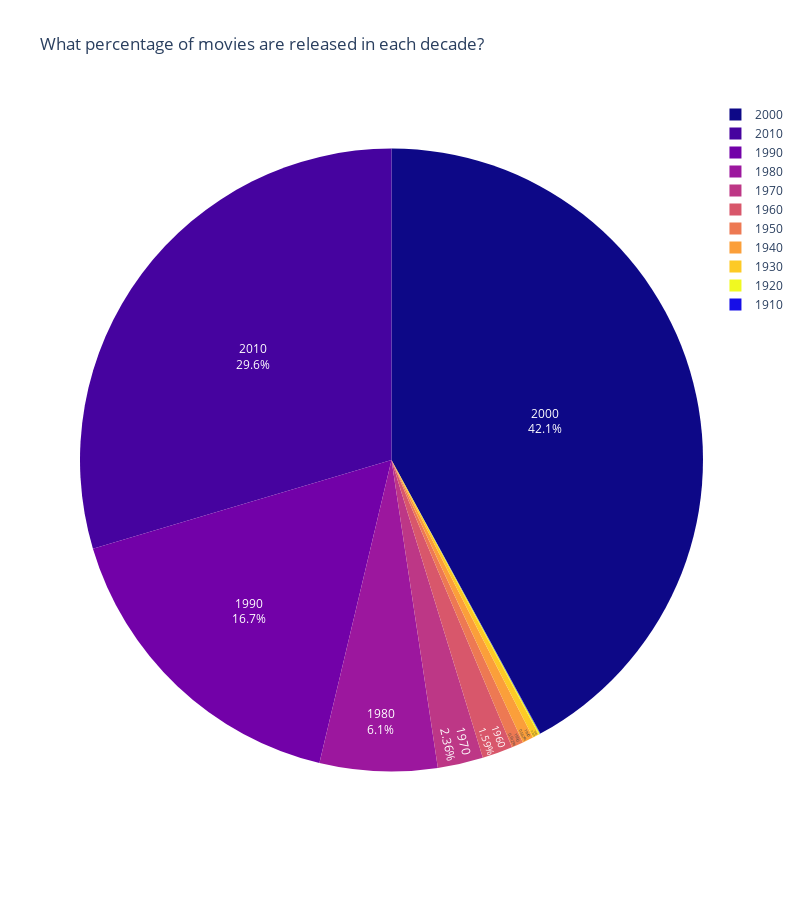

This figure's notebook cell:
### Code cell
fig = px.pie(values=decade_num.values, names=decade_num.index, title='What percentage of movies are released in each decade?',
             width=800, height=900, color_discrete_sequence=px.colors.sequential.Plasma)
fig.update_traces(textposition='inside', textinfo='percent+label')
fig.update_layout(uniformtext_minsize=12)
fig.show()

### Figure 1 — Plotly figure (JSON) as saved in the notebook; plotly's stock layout.template omitted (floating-point values rounded to 4 significant figures)
{"data": [{"domain": {"x": [0, 1], "y": [0, 1]}, "hovertemplate": "label=%{label}<br>value=%{value}<extra></extra>", "labels": [2000, 2010, 1990, 1980, 1970, 1960, 1950, 1940, 1930, 1920, 1910], "legendgroup": "", "name": "", "showlegend": true, "textinfo": "percent+label", "textposition": "inside", "type": "pie", "values": [1856, 1306, 736, 269, 104, 70, 27, 25, 15, 3, 1]}], "layout": {"height": 900, "legend": {"tracegroupgap": 0}, "piecolorway": ["#0d0887", "#46039f", "#7201a8", "#9c179e", "#bd3786", "#d8576b", "#ed7953", "#fb9f3a", "#fdca26", "#f0f921"], "title": {"text": "What percentage of movies are released in each decade?"}, "uniformtext": {"minsize": 12}, "width": 800}}
